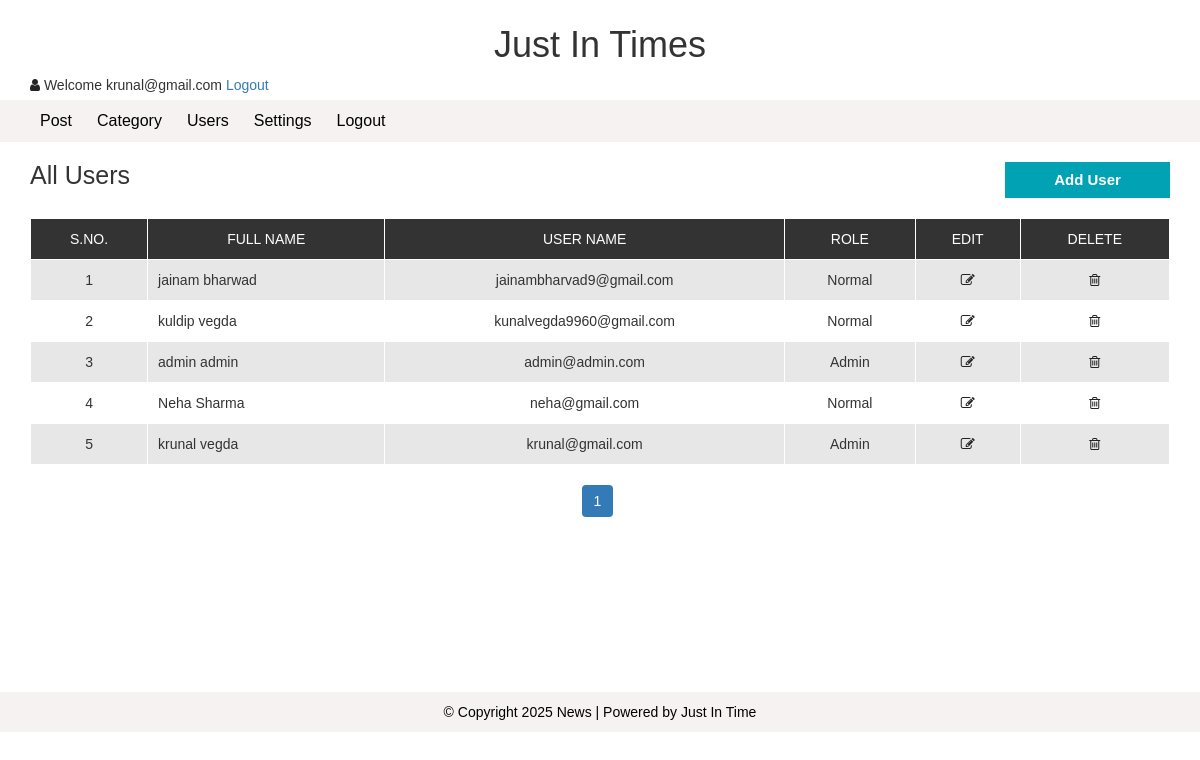
The page /admin/users.php (signed in) on the database its author committed.
### tables this page shows
CREATE TABLE `user` (
  `user_id` int(10) UNSIGNED NOT NULL,
  `first_name` varchar(30) NOT NULL,
  `last_name` varchar(30) NOT NULL,
  `username` varchar(30) DEFAULT NULL,
  `password` varchar(40) DEFAULT NULL,
  `role` int(11) NOT NULL,
  `resettoken` varchar(255) NOT NULL,
  `resettokenexpired` date DEFAULT NULL
);

### admin/users.php (the view, shortened to what this page needs)
<?php include "header.php";
?>
  <div id="admin-content">
      <div class="container">
          <div class="row">
              <div class="col-md-10">
                  <h1 class="admin-heading">All Users</h1>
              </div>
              <div class="col-md-2">
                  <a class="add-new" href="add-user.php">add user</a>
              </div>
              <div class="col-md-12">
                <?php
                  include "config.php";
                  $limit = 5;
                  if(isset($_GET['page'])){
                    $page = $_GET['page'];
                  }else{
                    $page = 1;
                  }
                  $offset = ($page - 1) * $limit;
                  $sql = "SELECT * FROM user ORDER BY user_id DESC LIMIT {$offset},{$limit}";
                  $result = mysqli_query($conn, $sql) or die("Query Failed.");
                  if(mysqli_num_rows($result) > 0){
                ?>
                  <table class="content-table">
                      <thead>
                          <th>S.No.</th>
                          <th>Full Name</th>
                          <th>User Name</th>
                          <th>Role</th>
                          <th>Edit</th>
                          <th>Delete</th>
                      </thead>
                      <tbody>
                        <?php
                          $serial = $offset + 1;
                          while($row = mysqli_fetch_assoc($result)) {
                        ?>
                          <tr>
                              <td class='id'><?php echo $serial; ?></td>
                              <td><?php echo $row['first_name'] . " ". $row['last_name']; ?></td>
                              <td><?php echo $row['username']; ?></td>
                              <td><?php
                                  if($row['role'] == 1){
                                    echo "Admin";
                                  }else{
                                    echo "Normal";
                                  }
                               ?></td>
                              <td class='edit'><a href='update-user.php?id=<?php echo $row["user_id"]; ?>'><i class='fa fa-edit'></i></a></td>
                              <td class='delete'><a href='delete-user.php?id=<?php echo $row["user_id"]; ?>'><i class='fa fa-trash-o'></i></a></td>
                          </tr>
                        <?php
                          $serial++;
                        } ?>
                      </tbody>
                  </table>
                  <?php
                }else {
                  echo "<h3>No Results Found</h3>";
                }
                $sql1 = "SELECT * FROM user";
                $result1 = mysqli_query($conn, $sql1) or die("Query Failed.");
                if(mysqli_num_rows($result1) > 0){
                  $total_records = mysqli_num_rows($result1);
                  $total_page = ceil($total_records / $limit);
                  echo '<ul class="pagination admin-pagination">';
                  for($i = 1; $i <= $total_page; $i++){
                    if($i == $page){
                      $active = "active";
                    }else{
                      $active = "";
                    }
                    echo '<li class="'.$active.'"><a href="users.php?page='.$i.'">'.$i.'</a></li>';
                  }
                  echo '</ul>';
                }
                ?>
              </div>
          </div>
      </div>
  </div>
<?php include "footer.php"; ?>

### css/style.css (style rules this page uses)
body { background: #ffffff; font-family: verdana, sans-serif,arial,Helvetica; }
a, a:hover, a:focus { text-decoration: none; outline: none; }
ul { margin:0; padding:0; list-style:none; }
#admin-content { padding: 20px 0; min-height: 550px; }
#admin-content .admin-heading { font-size: 25px; margin: 0 0 20px; }
#admin-content .add-new { color: #fff; background-color: #01a2b4; font-size: 15px; font-weight: 600; text-align: center; text-transform: capitalize; padding: 7px 10px; margin: 0 0 20px; display: block; transition: all 0.3s; }
#admin-content .content-table { border: 1px solid #000; width: 100%; margin: 0 0 20px; }
#admin-content .content-table thead { color: #fff; background-color: #333; }
#admin-content .content-table th { padding: 10px; border: 1px solid #fff; font-weight: 300; text-align: center; text-transform: uppercase; }
#admin-content .content-table tbody { color: #333; }
#admin-content .content-table tbody tr { background-color: #e7e7e7; }
#admin-content .content-table tbody tr:nth-child(even) { background-color: transparent; }
#admin-content .content-table tbody td { padding: 10px; border: 1px solid #fff; text-align: center; }
#admin-content .content-table tbody td:nth-child(2) { text-align: left; }
#admin-content .admin-pagination { margin-top: 0; }
#admin-content .admin-pagination li a { display: block; }
.id, .edit, .delete { text-align:center; }
.pagination { display: block; text-align: center; margin: 0; }
.pagination li { display:inline-block; margin: 0 5px 0 0; }
.pagination li a { border: none; background: #01a2b4; color: #fff; }
i.fa { color:#222; }

### rows shown on the page
user: first_name "jainam", last_name "bharwad", username "jainambharvad9@gmail.com", role "Normal"
user: first_name "kuldip", last_name "vegda", username "kunalvegda9960@gmail.com", role "Normal"
user: first_name "admin", last_name "admin", username "admin@admin.com", role "Admin"
user: first_name "Neha", last_name "Sharma", username "neha@gmail.com", role "Normal"
user: first_name "krunal", last_name "vegda", username "krunal@gmail.com", role "Admin"

### other values the page prints
$_SESSION["username"] "krunal@gmail.com"
